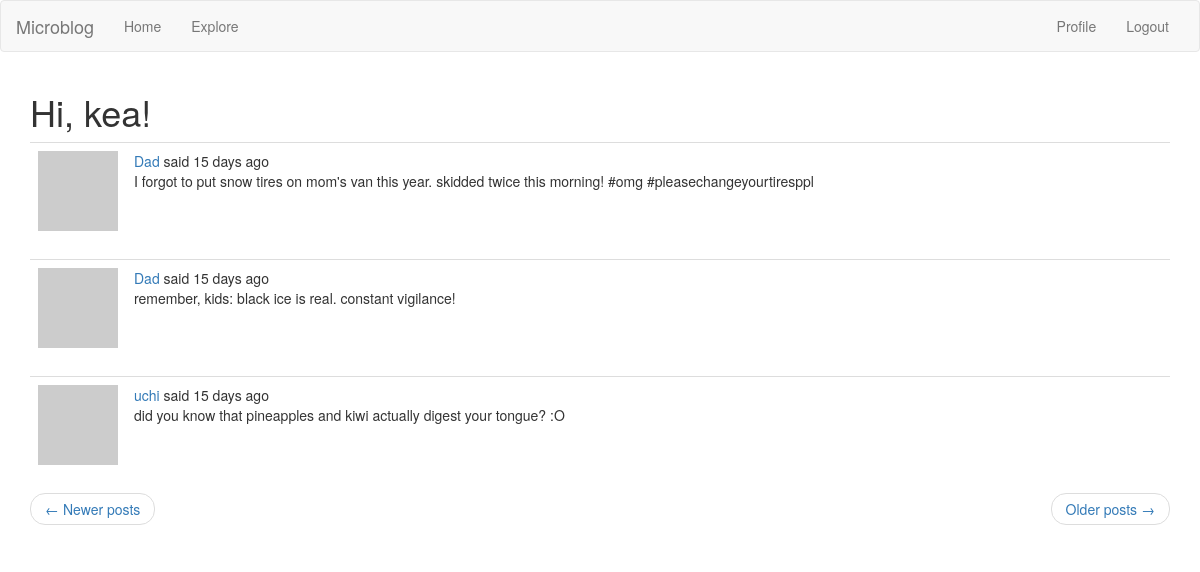
The page /explore?page=2 (signed in) on the database its author committed.
### app/models.py (models this page shows, shortened)
class User(UserMixin, db.Model):
    id = db.Column(db.Integer, primary_key = True)
    username = db.Column(db.String(64), index = True, unique = True)
    email = db.Column(db.String(120), index = True, unique = True)
    password_hash = db.Column(db.String(128))
    posts = db.relationship("Post", backref = "author", lazy = "dynamic")
    about_me = db.Column(db.String(140))
    last_seen = db.Column(db.DateTime, default = datetime.utcnow)
    followed = db.relationship("User", secondary = followers,
    primaryjoin = (followers.c.follower_id == id),
    secondaryjoin = (followers.c.followed_id == id),
    backref = db.backref("followers", lazy = "dynamic"), lazy = "dynamic")
    def avatar(self, size):
        digest = md5(self.email.lower().encode("utf-8")).hexdigest()
        return "https://www.gravatar.com/avatar/{}?d=retro&s={}".format(digest, size)

class Post(db.Model):
    id = db.Column(db.Integer, primary_key = True)
    body = db.Column(db.String(140))
    timestamp = db.Column(db.DateTime, index = True, default = datetime.utcnow)
    user_id = db.Column(db.Integer, db.ForeignKey("user.id"))
    language = db.Column(db.String(5))

### app/routes.py (the view)
@flaskApp.route("/explore")
@login_required
def explore():
    page = request.args.get("page", 1, type = int)
    posts = Post.query.order_by(Post.timestamp.desc()).paginate(page,
        flaskApp.config["POSTS_PER_PAGE"], False)
    next_url = url_for("explore", page = posts.next_num) if posts.has_next else None
    prev_url = url_for("explore", page = posts.prev_num) if posts.has_prev else None
    return render_template("index.html", title = _("Explore"), posts = posts.items,
        next_url = next_url, prev_url = prev_url)

### app/models.py (called while the page is built)
@login.user_loader
def load_user(id):
    return User.query.get(int(id))

### app/routes.py (called while the page is built)
@flaskApp.before_request
def before_request():
    if current_user.is_authenticated:
        current_user.last_seen = datetime.utcnow()
        db.session.commit()
    g.locale = str(get_locale())

### app/templates/index.html (shortened to what this page needs)
{% extends "base.html" %}
{% import 'bootstrap/wtf.html' as wtf %}
{% block app_content %}
    <h1>{{ _("Hi, %(username)s!", username = current_user.username) }}</h1>
    {% for post in posts %}
        {% include "_post.html" %}
    {% endfor %}
    <nav aria-label="...">
        <ul class="pager">
            <li class="previous{% if not prev_url %} disabled{% endif %}">
                <a href="{{ prev_url or '#' }}">
                    <span aria-hidden="true">&larr;</span> {{ _("Newer posts") }}
                </a>
            </li>
            <li class="next{% if not next_url %} disabled{% endif %}">
                <a href="{{ next_url or '#' }}">
                    {{ _("Older posts") }} <span aria-hidden="true">&rarr;</span>
                </a>
            </li>
        </ul>
    </nav>
{% endblock %}

### app/templates/_post.html (shortened to what this page needs)
<table class = "table table-hover">
    <tr>
        <td width = "70px">
            <a href = "{{ url_for('user', username = post.author.username) }}">
                <img src = "{{ post.author.avatar(70) }}">
            </a>
        </td>
        <td>
            {{ _("%(username)s said %(when)s",
                username = user_link, when = moment(post.timestamp).fromNow()) }}
            <br>
            <span id="post{{ post.id }}">{{ post.body }}</span>
        </td>
    </tr>
</table>

### rows shown on the page
Post: body "I forgot to put snow tires on mom's van this year. skidded twice this morning! #omg #pleasechangeyourtiresppl"
Post: body "remember, kids: black ice is real. constant vigilance!"
Post: body "did you know that pineapples and kiwi actually digest your tongue? :O"
